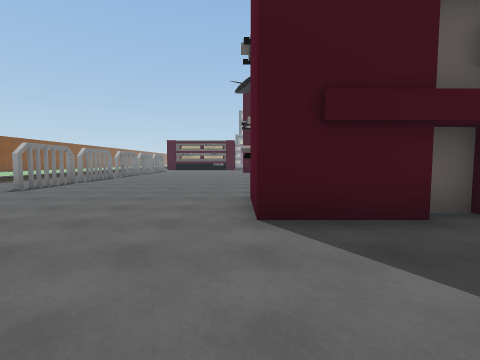
View 1 (above)

24 first-person views from a walk through a 3-D level made in the Unity game engine. The camera is 1.4 m above the floor, tilts 4° down and sees 85° across. The floor is counted in squares, 2 m on a side. Each view is taken from the middle of a square. On the plan, view 1 faces up. The plan holds only what a view shows up to about 9 squares ahead; the rest is blank. The place goes on beyond the plan. The player is left out. Some surface patterns are stand-ins.

View 2
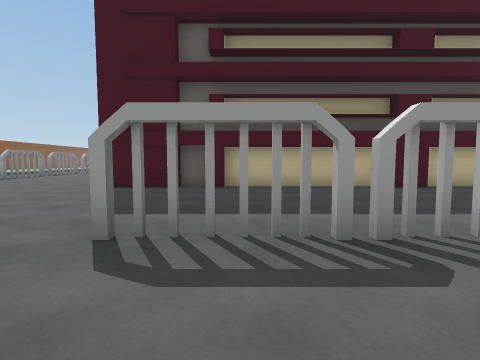

View 3
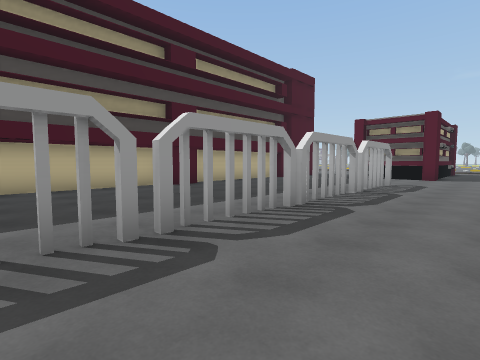

View 4
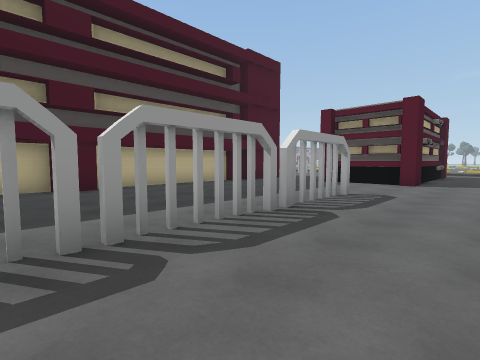

View 5
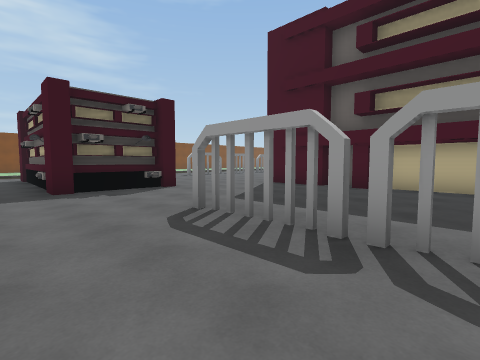

View 6
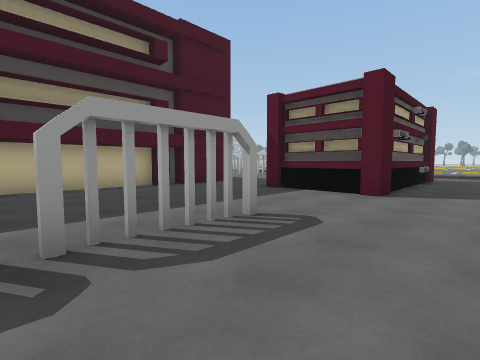

View 7
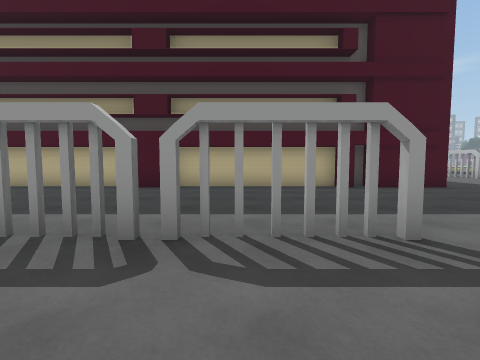

View 8
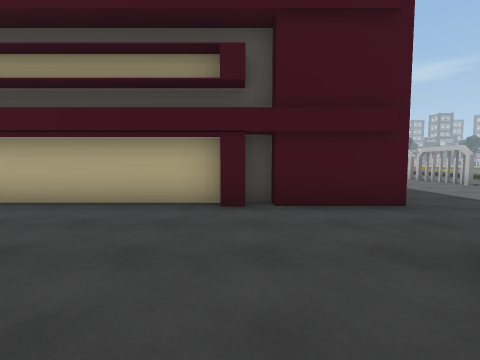

View 9
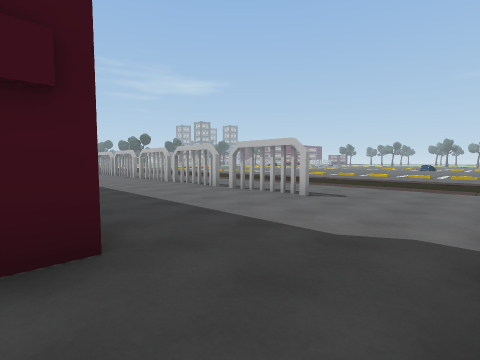

View 10
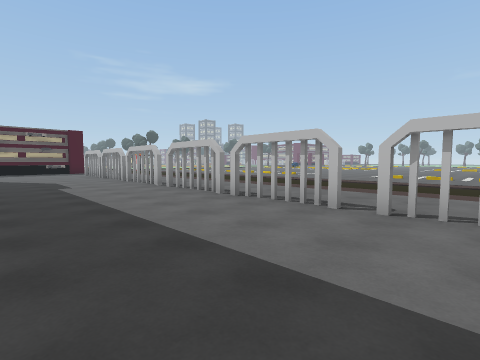

View 11
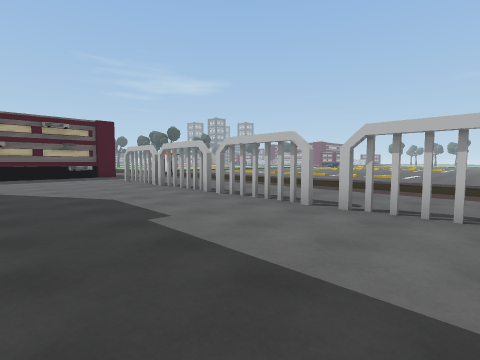

View 12
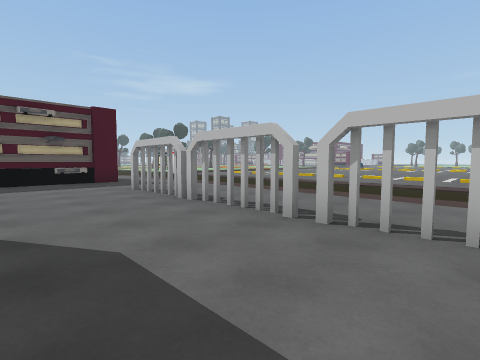

View 13
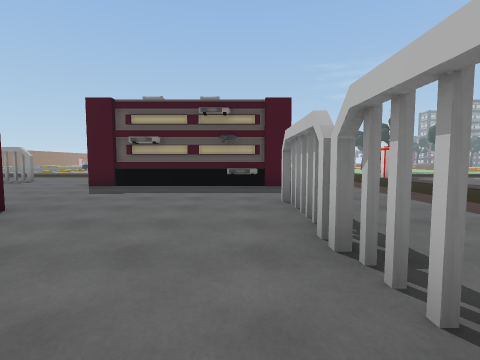

View 14
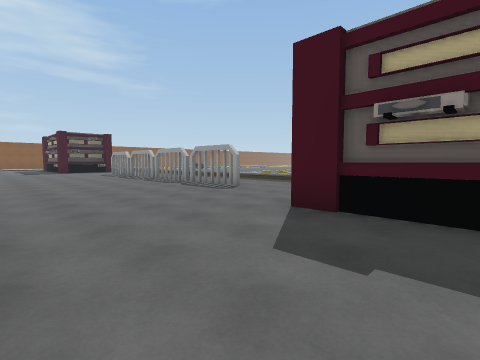

View 15
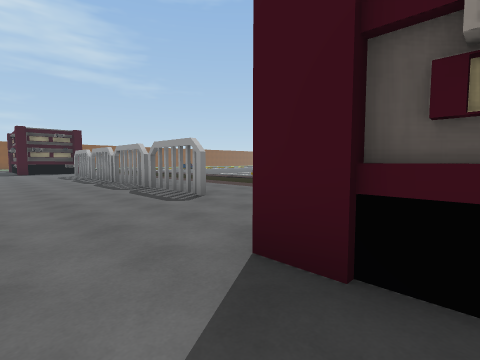

View 16
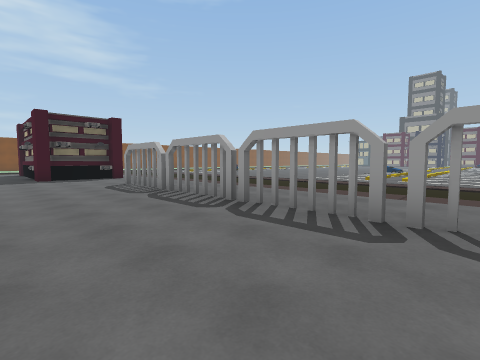

View 17
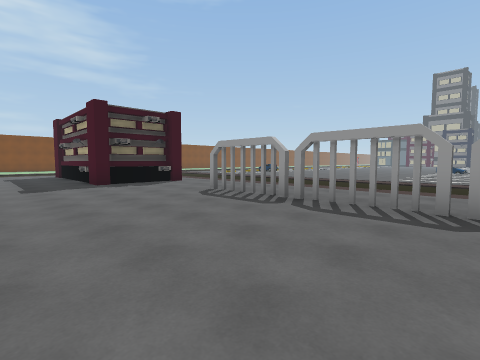

View 18
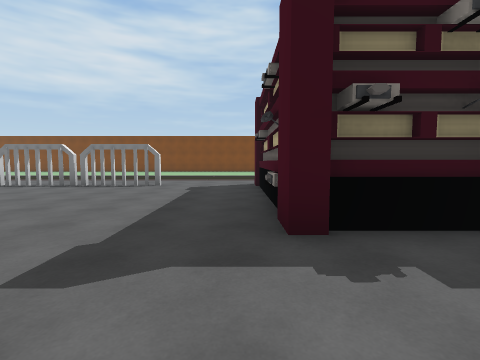

View 19
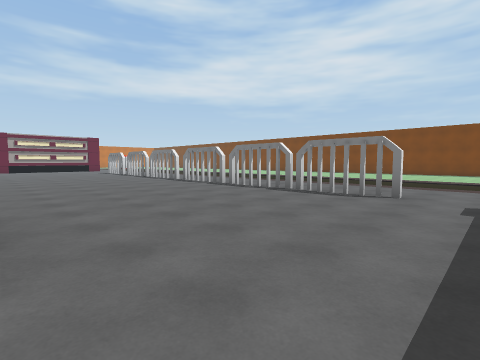

View 20
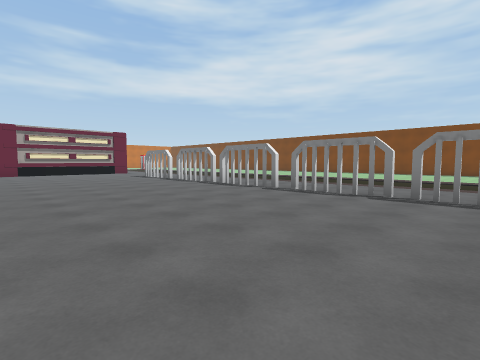

View 21
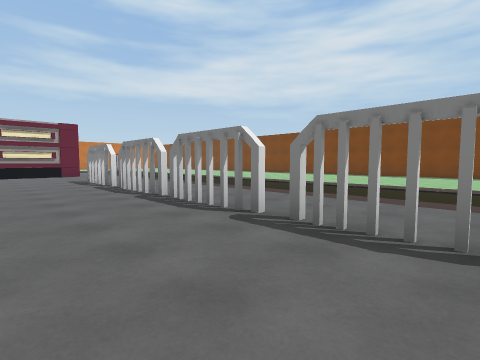

View 22
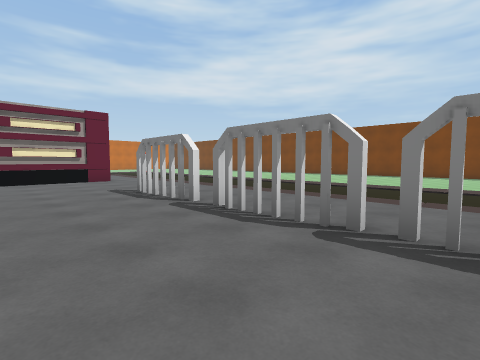

View 23
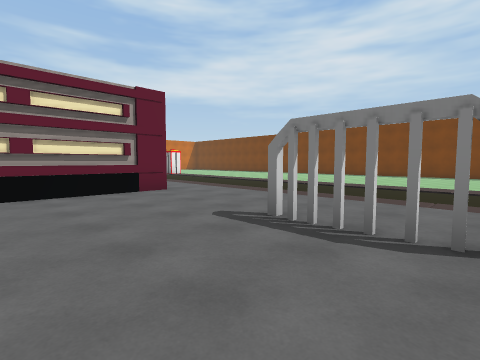

View 24
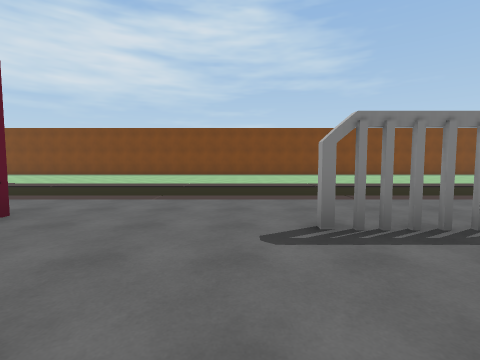

### Floor plan
Key: @ floor where view 1 was taken; # wall or solid block; x gap in a wall; . floor; / step, stairs or slope; T thing the floor can be seen under or through.
Columns run from 11 left of view 1 to 27 right of it. Each row starts with its distance up from view 1.
 24           #...##########...
 23      ######................######  ...
 22     ............................. ....
 21    ...................................
 20  ....................................
 19  ....T......        ............#...
 18   ...T......               #....#....
 17    ..x......                ....x.....
 16    ..x......                ....x......
 15 .....x......                ....x......
 14 .....x......                ....x......
 13 .....#......                ....#.....
 12 ............                ...........
 11 .....#......                ....#./....
 10 .....x......                ....x./...
  9 .....x......                ....x./..
  8 .....x......                ....x./...
  7 .....x......                ....x./....
  6 ............#               ....../....
  5 .....x......#               ....x./...
  4 .....#......############### ....#./..
  3 ............###..........###....../...
  2 ................................../...
  1 ................................../..
  0 .....######@...............#
 -1 .....#### #................#
 -2 .... ######...#.x.xx.xx#...######
 -3 ..   ....##......................
 -4         .......................

Where each view was taken, in squares from view 1:
view 1: 0 up, 0 right, facing up
view 2: 4 down, 4 right, facing up
view 3: 4 down, 4 right, facing up-right
view 4: 4 down, 7 right, facing up-right
view 5: 4 down, 6 right, facing up-left
view 6: 4 down, 10 right, facing up-right
view 7: 4 down, 11 right, facing up
view 8: 1 down, 14 right, facing up
view 9: 1 up, 16 right, facing up-right
view 10: 5 up, 17 right, facing up-right
view 11: 10 up, 17 right, facing up-right
view 12: 13 up, 18 right, facing up-right
view 13: 15 up, 20 right, facing up
view 14: 19 up, 18 right, facing up-left
view 15: 21 up, 17 right, facing up-left
view 16: 21 up, 11 right, facing up-left
view 17: 20 up, 8 right, facing up-left
view 18: 22 up, 2 right, facing left
view 19: 21 up, 0 right, facing down-left
view 20: 16 up, 0 right, facing down-left
view 21: 14 up, 3 left, facing down-left
view 22: 10 up, 3 left, facing down-left
view 23: 6 up, 3 left, facing down-left
view 24: 3 up, 3 left, facing left
